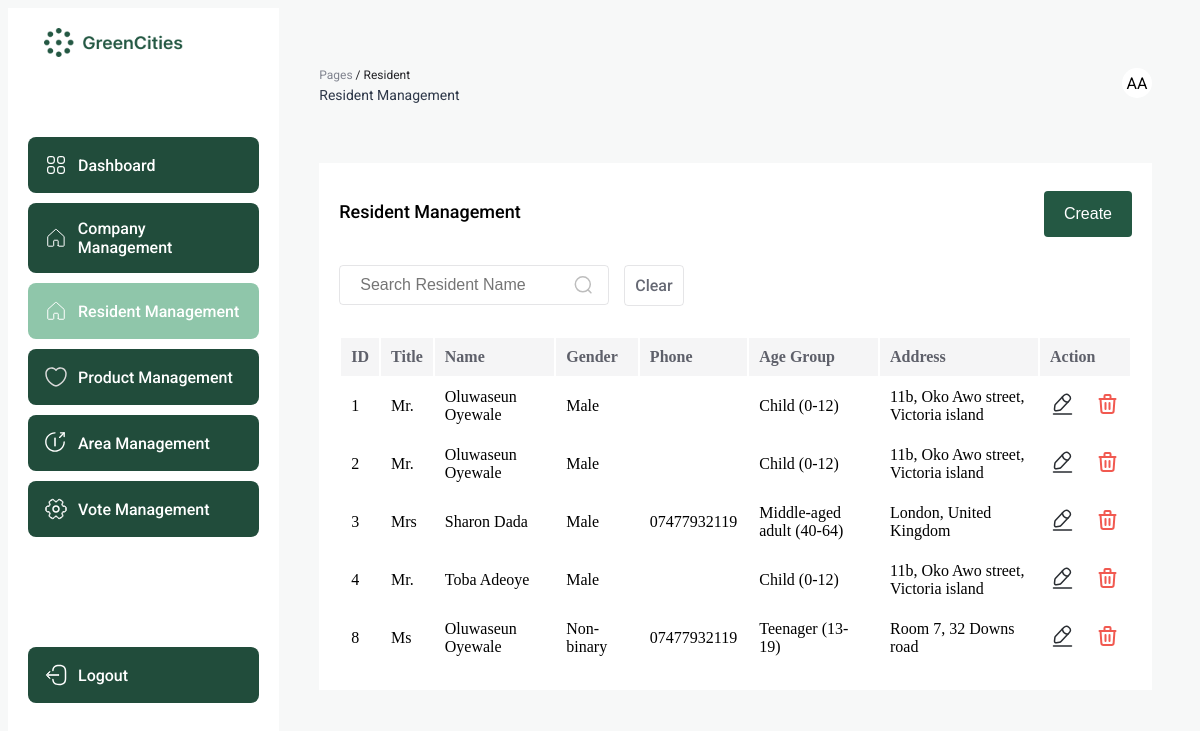
The app's page /resident/index.php (signed in) with its own data.
### tables this page shows
CREATE TABLE `resident` (
  `id` int(11) NOT NULL,
  `title` varchar(15) NOT NULL DEFAULT '',
  `first_name` varchar(50) NOT NULL,
  `last_name` varchar(50) NOT NULL,
  `email` varchar(50) NOT NULL,
  `phone` varchar(20) NOT NULL DEFAULT '',
  `area` int(11) DEFAULT NULL,
  `age_group` varchar(50) NOT NULL,
  `gender` varchar(15) NOT NULL,
  `interest` varchar(100) NOT NULL DEFAULT '',
  `user` int(11) DEFAULT NULL
);

### resident/index.php (the view, shortened to what this page needs)
<?php
$servername = "localhost";
$username = "root";
$password = "";
$dbname = "Green Alliance";
$conn = new mysqli($servername, $username, $password, $dbname);
$residentListData = [];
$searchName = $_POST['searchName'];
if (isset($searchName) && strlen($searchName) > 0 && isset($_POST['search'])) {
    $residentListQuery = "SELECT * FROM resident WHERE first_name LIKE '%$searchName%' OR last_name LIKE '%$searchName%'";
    $residentListResult = $conn->query($residentListQuery);
} else {
    $residentListQuery = "SELECT * FROM `resident`";
    $residentListResult = $conn->query($residentListQuery);
}
if ($residentListResult->num_rows > 0) {
    while ($row = $residentListResult->fetch_assoc()) {
        $string1 = $row['first_name'];
        $string2 = $row['last_name'];
        $concatenatedString = $string1 . " " . $string2;
        $residentAreaId = $row['area'];
        $residentAgeGroup = $row['age_group'];
        $residentGender = $row['gender'];
        $resdientId = $row['id'];
        $title = $row['title'];
        $phone = $row['phone'];
        $sql = "SELECT * FROM `area` WHERE `id` = $residentAreaId";
        $result = $conn->query($sql);
        while ($row = mysqli_fetch_assoc($result)) {
            $residentAddress = $row['address'];
        }
        $myMap = [
            "id" => $resdientId,
            "name" => $concatenatedString,
            "gender" => $residentGender,
            "age_group" => $residentAgeGroup,
            "address" => $residentAddress,
            "title"=> $title,
            "phone"=> $phone
        ];
        $residentListData[] = $myMap;
    }
} else {
}
$templateData = array(
    "result" => $residentListData,
);
?>
<!DOCTYPE html>
<html lang="en">
<head>
</head>
<body>
    <div class="dashboard-container">
        <div class="sidebar">
            <img src="../images/banner.png" alt="logo" style="width: 200px; margin: 0 auto 70px; display: block;" />
            <?php if (isset($_SESSION['role']) && ($_SESSION['role'] === 'admin')) {
                ?>
                <a href="../dashboard.php">
                    <div class="sidebar-item">
                        <p>Dashboard</p>
                    </div>
                </a>
                <?php
            }
            ?>
            <?php
            if (isset($_SESSION['role']) && ($_SESSION['role'] === 'admin')) {
                ?>
                <a href="../company/">
                    <div class="sidebar-item">
                        <p>Company Management</p>
                    </div>
                </a>
                <?php
            }
            ?>
            <?php
            if (isset($_SESSION['role']) && ($_SESSION['role'] === 'admin')) {
                ?>
                <a href="../resident">
                    <div class="sidebar-item active-sidebar">
                        <p>Resident Management</p>
                    </div>
                </a>
                <?php
            }
            ?>
            <?php
            if (isset($_SESSION['role']) && ($_SESSION['role'] === 'admin')) {
                ?>
                <a href="../product/">
                    <div class="sidebar-item">
                        <p>Product Management</p>
                    </div>
                </a>
                <?php
            }
            ?>
            <?php
            if (isset($_SESSION['role']) && ($_SESSION['role'] === 'admin')) {
                ?>
                <a href="../area/">
                    <div class="sidebar-item">
                        <p>Area Management</p>
                    </div>
                </a>
                <?php
            }
            ?>
            <?php
            if (isset($_SESSION['role']) && ($_SESSION['role'] === 'admin')) {
                ?>
                <a href="../vote/">
                    <div class="sidebar-item">
                        <p>Vote Management</p>
                    </div>
                </a>
                <?php
            }
            ?>
            <a href="../logout.php">
                <div class="sidebar-item" style="margin: 100px 0 0;">
                    <p>Logout</p>
                </div>
            </a>
        </div>
        <div style="width: 100%;">
            <div style="margin: 60px 40px">
                <div style="display: flex; justify-content: space-between;">
                    <div>
                        <p style="color: #81848F; font-size: 12px; margin: 0 0 5px;">Pages <span
                                style="color: #242428;">/ Resident</span></p>
                        <p style="color: #2D3748; font-size: 14px; margin: 0;">Resident Management</p>
                    </div>
                    <div
                        style="border-radius: 50%; width: 30px; height: 30px; background: white; display: flex; align-items: center; justify-content: center;">
                        <p class="font-size: 20px; font-weight: 600;">
                            <?php echo strtoupper($_SESSION['name'][0]) . "" . strtoupper($_SESSION['last_name'][0]); ?>
                        </p>
                    </div>
                </div>
            </div>
            <div style="background: white; margin: 20px 40px; padding: 20px;">
                <div style="display: flex; justify-content: space-between;">
                    <p style="font-size: 18px; font-weight: 500; color: black;">Resident Management</p>
                    <a href="create.php?admin"> <button class="submit-btn">Create</button> </a>
                </div>
                <div style="display:flex; gap: 15px; margin: 20px 0 30px;">
                    <div class="search-container">
                        <form id="searchResidentName" method="post" action="">
                            <input placeholder="Search Resident Name" class="search" , name="searchName" />
                            <button type="submit" , name="search" , value="search">
                            </button>
                        </form>
                    </div>
                    <a href="../resident/">
                        <div class="filter">
                            <p>Clear</p>
                        </div>
                    </a>
                </div>
                <table class="table" style="width: 100%;">
                    <thead>
                        <tr style="background: #F5F5F6;">
                            <th scope="col" style="text-align: left">ID</th>
                            <th scope="col" style="text-align: left">Title</th>
                            <th scope="col" style="text-align: left">Name</th>
                            <th scope="col" style="text-align: left">Gender</th>
                            <th scope="col" style="text-align: left">Phone</th>
                            <th scope="col" style="text-align: left">Age Group</th>
                            <th scope="col" style="text-align: left">Address</th>
                            <th scope="col" style="text-align: left">Action</th>
                        </tr>
                    </thead>
                    <tbody>
                        <?php foreach ($templateData['result'] as $option): ?>
                            <tr>
                                <td><?php echo $option["id"]; ?></td>
                                <td><?php echo $option["title"]; ?></td>
                                <td><?php echo $option["name"]; ?></td>
                                <td><?php echo $option["gender"]; ?></td>
                                <td><?php echo $option["phone"]; ?></td>
                                <td><?php echo $option["age_group"]; ?></td>
                                <td><?php echo $option["address"]; ?></td>
                                <td>
                                    <div style="display: flex; gap: 20px;">
                                        <a href="update.php?update=<?php echo $option['id'] ?>">
                                        </a>
                                        <a href="index.php?delete=<?php echo $option['id']; ?>">
                                        </a>
                                    </div>
                                </td>
                            </tr>
                        <?php endforeach; ?>
                    </tbody>
                </table>
            </div>
        </div>
    </div>
</body>
</html>

### resident/index.php (style rules this page uses)
p, span, a, label { font-family: "Roboto", sans-serif; }
body { background-color: #F7F8F8; height: 100vh; flex-direction: column; }
.sidebar { width: 300px; padding: 20px; flex-direction: column; display: flex; gap: 10px; background: white; min-height: 100vh; }
.sidebar-item { display: flex; padding: 16px; border-radius: 8px; align-items: center; gap: 10px; background: #214C3B; text-decoration: none; }
.sidebar-item p { color: white; font-size: 16px; font-weight: 500; margin: 0; text-decoration: none; }
.active-sidebar { background: #8FC6AA; }
.dashboard-container { display: flex; }
.submit-btn { background-color: #245843; color: white; padding: 14px 20px; margin: 8px 0; border: none; border-radius: 4px; cursor: pointer; font-size: 16px; }
thead, tbody { width: 100%; border-radius: 6px; }
thead th { padding: 10px; color: #5E606A; }
thead tr { border-bottom: 1px solid #F5F5F6; }
tbody td { padding: 10px; }
.search { width: 270px; padding: 10px 20px; display: inline-block; border: 1px solid #5E606A29; border-radius: 4px; box-sizing: border-box; background: transparent; outline: none; font-size: 16px; }
.filter { display: flex; gap: 10px; align-content: center; padding: 10px; border: 1px solid #5E606A29; border-radius: 4px; }
.filter p { color: #666974; font-size: 16px; font-weight: 500; margin: 0; }
a { text-decoration: none; }
.search-container { position: relative; display: inline-block; }
.search-container button { position: absolute; top: 50%; right: 10px; transform: translateY(-50%); background-color: transparent; border: none; cursor: pointer; }

### records on screen
resident: id "1", title "Mr.", name "Oluwaseun Oyewale", gender "Male", age_group "Child (0-12)", address "11b, Oko Awo street, Victoria island"
resident: id "3", title "Mrs", name "Sharon Dada", gender "Male", phone "07477932119", age_group "Middle-aged adult (40-64)", address "London, United Kingdom"
resident: id "4", title "Mr.", name "Toba Adeoye", gender "Male", age_group "Child (0-12)", address "11b, Oko Awo street, Victoria island"
resident: id "8", title "Ms", name "Oluwaseun Oyewale", gender "Non-binary", phone "07477932119", age_group "Teenager (13-19)", address "Room 7, 32 Downs road"

### other values on screen
$_SESSION['name'][0] "A"
$_SESSION['last_name'][0] "A"
$option["id"] "2"
$option["title"] "Mr."
$option["name"] "Oluwaseun Oyewale"
$option["gender"] "Male"
$option["age_group"] "Child (0-12)"
$option["address"] "11b, Oko Awo street, Victoria island"
